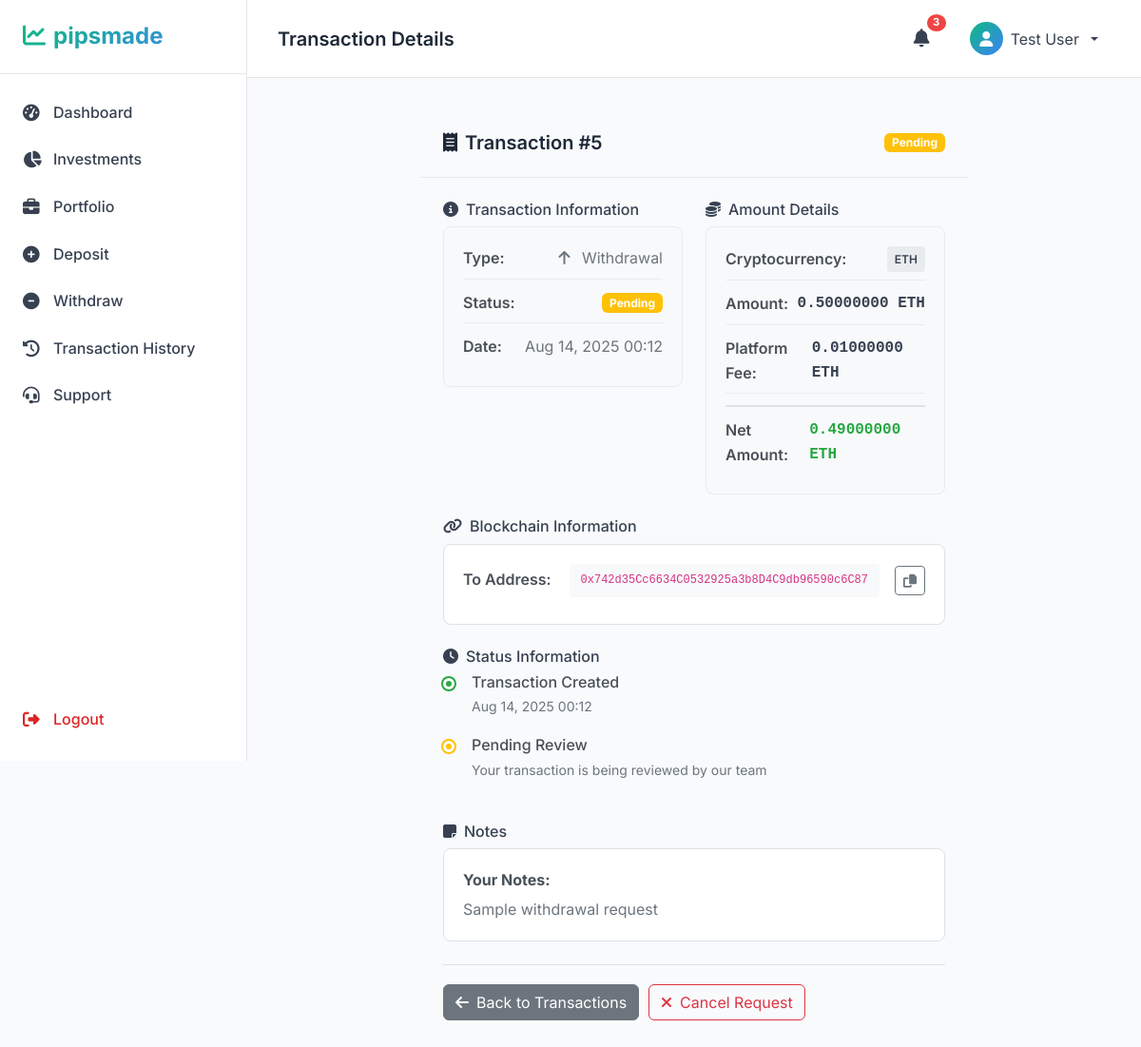
Before: /transactions/5/ (signed in) with the older database file.
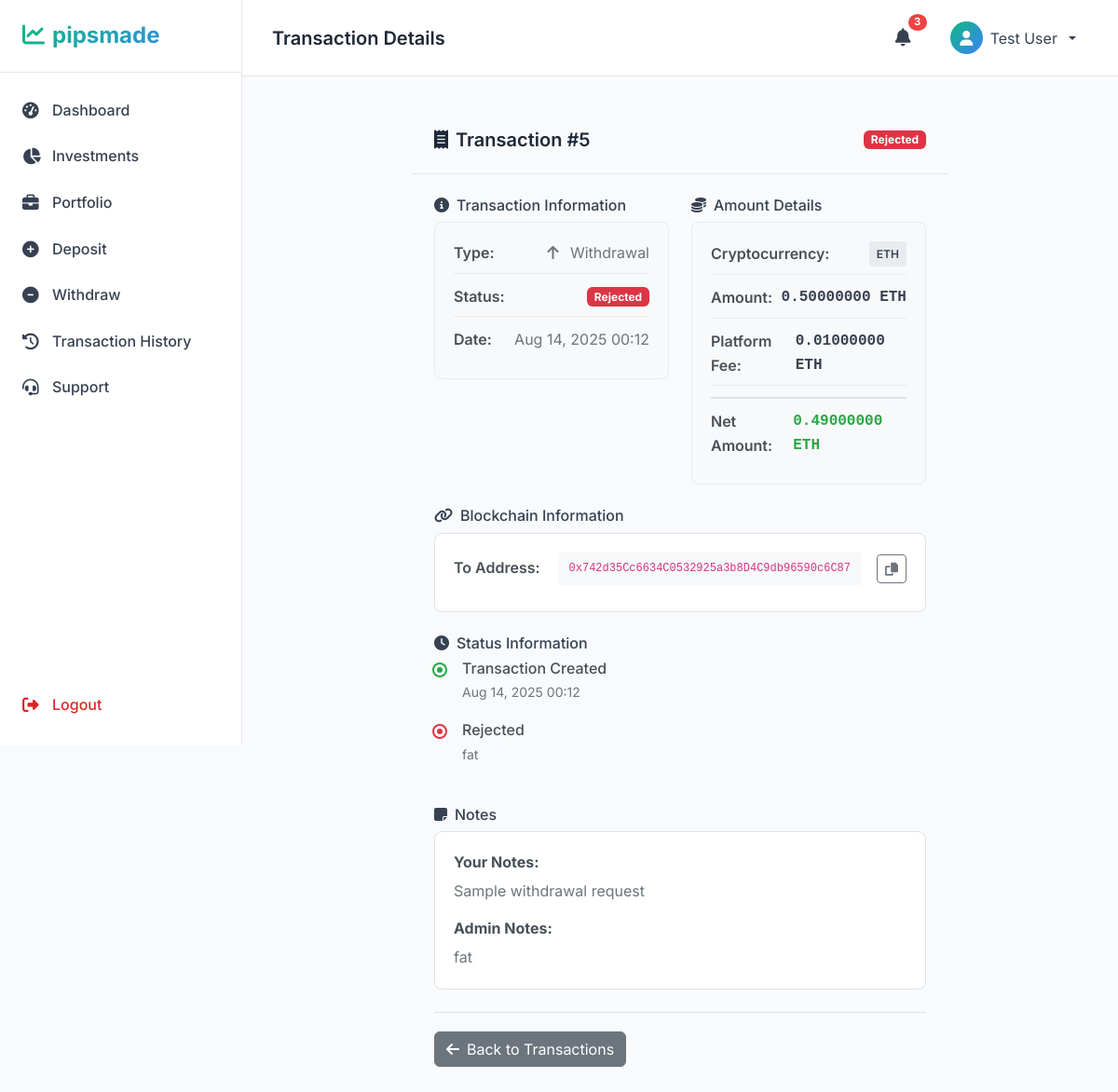
After: the same page with the newer database file.
### transactions/models.py (models this page shows, shortened)
class Transaction(models.Model):
    TRANSACTION_TYPES = [
        ('deposit', 'Deposit'),
        ('withdrawal', 'Withdrawal'),
        ('investment', 'Investment'),
        ('profit', 'Profit'),
        ('fee', 'Fee'),
        ('bonus', 'Bonus'),
        ('refund', 'Refund'),
    ]
    STATUS_CHOICES = [
        ('pending', 'Pending'),
        ('processing', 'Processing'),
        ('completed', 'Completed'),
        ('failed', 'Failed'),
        ('cancelled', 'Cancelled'),
        ('rejected', 'Rejected'),
    ]
    user = models.ForeignKey(User, on_delete=models.CASCADE, related_name='transactions')
    transaction_type = models.CharField(max_length=20, choices=TRANSACTION_TYPES)
    status = models.CharField(max_length=20, choices=STATUS_CHOICES, default='pending')
    amount = models.DecimalField(max_digits=18, decimal_places=8, validators=[MinValueValidator(Decimal('0.00000001'))])
    crypto_type = models.CharField(max_length=10, choices=CryptoWallet.CRYPTO_CHOICES)
    usd_equivalent = models.DecimalField(max_digits=12, decimal_places=2, null=True, blank=True)
    transaction_hash = models.CharField(max_length=255, null=True, blank=True)
    from_address = models.CharField(max_length=255, null=True, blank=True)
    to_address = models.CharField(max_length=255, null=True, blank=True)
    network_fee = models.DecimalField(max_digits=18, decimal_places=8, default=0)
    platform_fee = models.DecimalField(max_digits=18, decimal_places=8, default=0)
    admin_notes = models.TextField(blank=True)
    user_notes = models.TextField(blank=True)
    approved_by = models.ForeignKey(User, on_delete=models.SET_NULL, null=True, blank=True, related_name='approved_transactions')
    approved_at = models.DateTimeField(null=True, blank=True)
    rejection_reason = models.TextField(blank=True)
    created_at = models.DateTimeField(auto_now_add=True)
    updated_at = models.DateTimeField(auto_now=True)
    completed_at = models.DateTimeField(null=True, blank=True)
    class Meta:
        ordering = ['-created_at']
        indexes = [
            models.Index(fields=['user', 'status']),
            models.Index(fields=['transaction_type', 'status']),
            models.Index(fields=['created_at']),
        ]
    def get_status_color(self):
        colors = {
            'pending': 'warning',
            'processing': 'info',
            'completed': 'success',
            'failed': 'danger',
            'cancelled': 'secondary',
            'rejected': 'danger',
        }
        return colors.get(self.status, 'secondary')
    def get_type_icon(self):
        icons = {
            'deposit': 'fas fa-arrow-down',
            'withdrawal': 'fas fa-arrow-up',
            'investment': 'fas fa-chart-line',
            'profit': 'fas fa-dollar-sign',
            'fee': 'fas fa-minus',
            'bonus': 'fas fa-gift',
            'refund': 'fas fa-undo',
        }
        return icons.get(self.transaction_type, 'fas fa-exchange-alt')
    def net_amount(self):
        return self.amount - self.network_fee - self.platform_fee

### transactions/views.py (the view)
# urls.py: path('<int:transaction_id>/', views.transaction_detail, name='transaction_detail'),
@login_required
def transaction_detail(request, transaction_id):
    transaction = get_object_or_404(Transaction, id=transaction_id, user=request.user)
    context = {
        'transaction': transaction,
    }
    return render(request, 'transactions/transaction_detail.html', context)

### templates/transactions/transaction_detail.html (shortened to what the changed rows need)
{% extends 'dashboard/base_dashboard.html' %}
{% load static %}
{% block content %}
    <div class="row justify-content-center">
        <div class="col-lg-8">
            <div class="dashboard-card">
                <div class="card-header">
                    <h5><i class="fas fa-receipt me-2"></i>Transaction #{{ transaction.id }}</h5>
                    <span class="badge bg-{{ transaction.get_status_color }}">{{ transaction.get_status_display }}</span>
                </div>
                <div class="card-body">
                    <div class="row mb-4">
                        <div class="col-md-6">
                            <div class="info-card">
                                <div class="info-row">
                                    <span class="label">Type:</span>
                                    <span class="value">
                                        <i class="{{ transaction.get_type_icon }} me-2"></i>
                                        {{ transaction.get_transaction_type_display }}
                                    </span>
                                </div>
                                <div class="info-row">
                                    <span class="label">Status:</span>
                                    <span class="badge bg-{{ transaction.get_status_color }}">
                                        {{ transaction.get_status_display }}
                                    </span>
                                </div>
                                <div class="info-row">
                                    <span class="label">Date:</span>
                                    <span class="value">{{ transaction.created_at|date:"M d, Y H:i" }}</span>
                                </div>
                            </div>
                        </div>
                        <div class="col-md-6">
                            <div class="info-card">
                                <div class="info-row">
                                    <span class="label">Cryptocurrency:</span>
                                    <span class="crypto-badge">{{ transaction.crypto_type }}</span>
                                </div>
                                <div class="info-row">
                                    <span class="label">Amount:</span>
                                    <span class="amount">{{ transaction.amount|floatformat:8 }} {{ transaction.crypto_type }}</span>
                                </div>
                                {% if transaction.platform_fee > 0 %}
                                <div class="info-row">
                                    <span class="label">Platform Fee:</span>
                                    <span class="fee">{{ transaction.platform_fee|floatformat:8 }} {{ transaction.crypto_type }}</span>
                                </div>
                                {% endif %}
                                {% if transaction.platform_fee > 0 or transaction.network_fee > 0 %}
                                <div class="info-row total-row">
                                    <span class="label">Net Amount:</span>
                                    <span class="net-amount">{{ transaction.net_amount|floatformat:8 }} {{ transaction.crypto_type }}</span>
                                </div>
                                {% endif %}
                            </div>
                        </div>
                    </div>
                    {% if transaction.transaction_hash or transaction.from_address or transaction.to_address %}
                    <div class="row mb-4">
                        <div class="col-12">
                            <div class="blockchain-info">
                                {% if transaction.to_address %}
                                <div class="info-row">
                                    <span class="label">To Address:</span>
                                    <div class="address-display">
                                        <code>{{ transaction.to_address }}</code>
                                        <button class="btn btn-sm btn-outline-secondary ms-2"
                                                onclick="copyToClipboard('{{ transaction.to_address }}')">
                                            <i class="fas fa-copy"></i>
                                        </button>
                                    </div>
                                </div>
                                {% endif %}
                            </div>
                        </div>
                    </div>
                    {% endif %}
                    <div class="row mb-4">
                        <div class="col-12">
                            <div class="status-timeline">
                                <div class="timeline-item completed">
                                    <div class="timeline-content">
                                        <h6>Transaction Created</h6>
                                        <p>{{ transaction.created_at|date:"M d, Y H:i" }}</p>
                                    </div>
                                </div>
                                {% if transaction.status == 'pending' %}
                                <div class="timeline-item active">
                                    <div class="timeline-marker"></div>
                                    <div class="timeline-content">
                                        <h6>Pending Review</h6>
                                        <p>Your transaction is being reviewed by our team</p>
                                    </div>
                                </div>
                                {% elif transaction.status == 'failed' or transaction.status == 'rejected' %}
                                <div class="timeline-item failed">
                                    <div class="timeline-marker"></div>
                                    <div class="timeline-content">
                                        <h6>{{ transaction.get_status_display }}</h6>
                                        {% if transaction.rejection_reason %}
                                        <p>{{ transaction.rejection_reason }}</p>
                                        {% endif %}
                                    </div>
                                </div>
                                {% endif %}
                            </div>
                        </div>
                    </div>
                    {% if transaction.user_notes or transaction.admin_notes %}
                    <div class="row mb-4">
                        <div class="col-12">
                            <div class="notes-section">
                                {% if transaction.user_notes %}
                                <div class="note-item">
                                    <strong>Your Notes:</strong>
                                    <p>{{ transaction.user_notes }}</p>
                                </div>
                                {% endif %}
                                {% if transaction.admin_notes %}
                                <div class="note-item">
                                    <strong>Admin Notes:</strong>
                                    <p>{{ transaction.admin_notes }}</p>
                                </div>
                                {% endif %}
                            </div>
                        </div>
                    </div>
                    {% endif %}
                    <div class="action-buttons">
                        <a href="{% url 'transactions' %}" class="btn btn-secondary">
                            <i class="fas fa-arrow-left me-2"></i>Back to Transactions
                        </a>
                        {% if transaction.status == 'pending' and transaction.transaction_type == 'withdrawal' %}
                        <button class="btn btn-outline-danger" onclick="cancelTransaction()">
                            <i class="fas fa-times me-2"></i>Cancel Request
                        </button>
                        {% endif %}
                    </div>
                </div>
            </div>
        </div>
    </div>
{% endblock %}

Changed rows visible on the page:
changed Transaction "Withdrawal": status "Pending" → "Rejected"; status (not shown) → "Rejected"; rejection_reason (not shown) → "fat"; admin_notes (not shown) → "fat"
Other visible differences:
text no longer shown: "Pending Review Your transaction is being reviewed by our team Cancel Request"
text now shown: "Admin Notes:"
